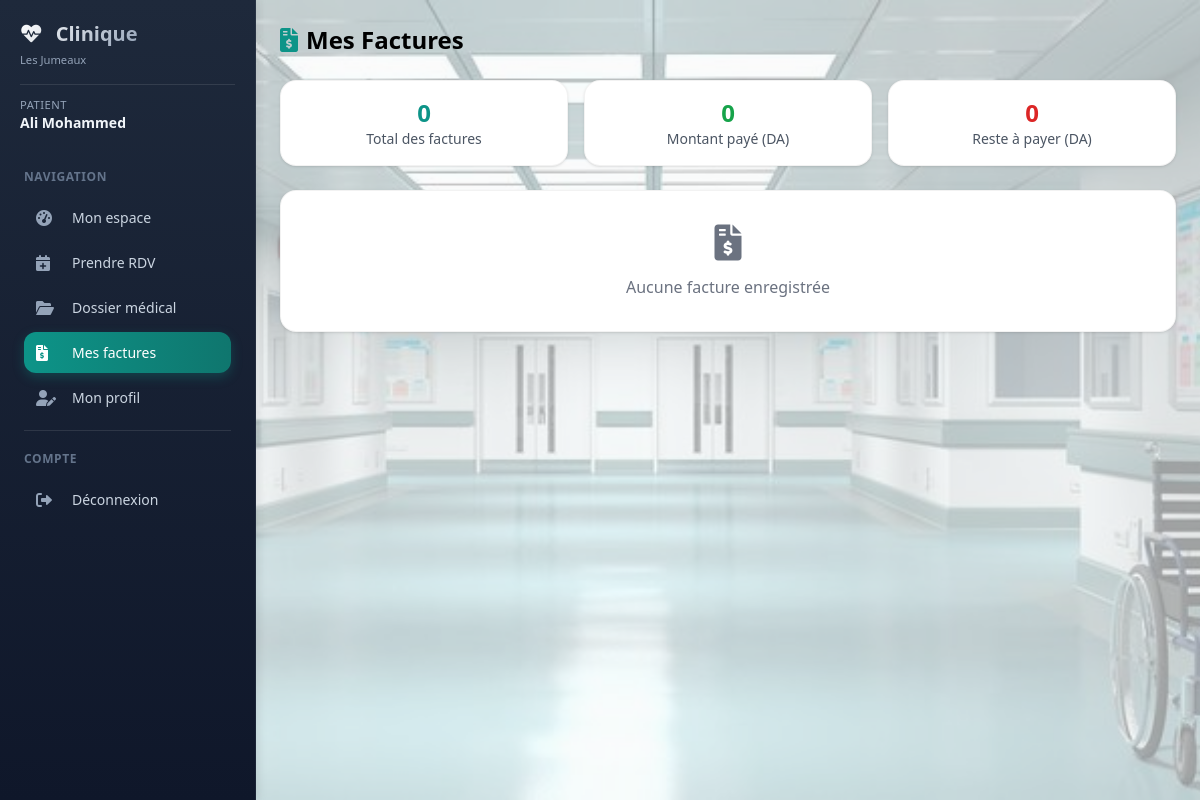
Page /patient/factures (signed in) on the earlier database version.
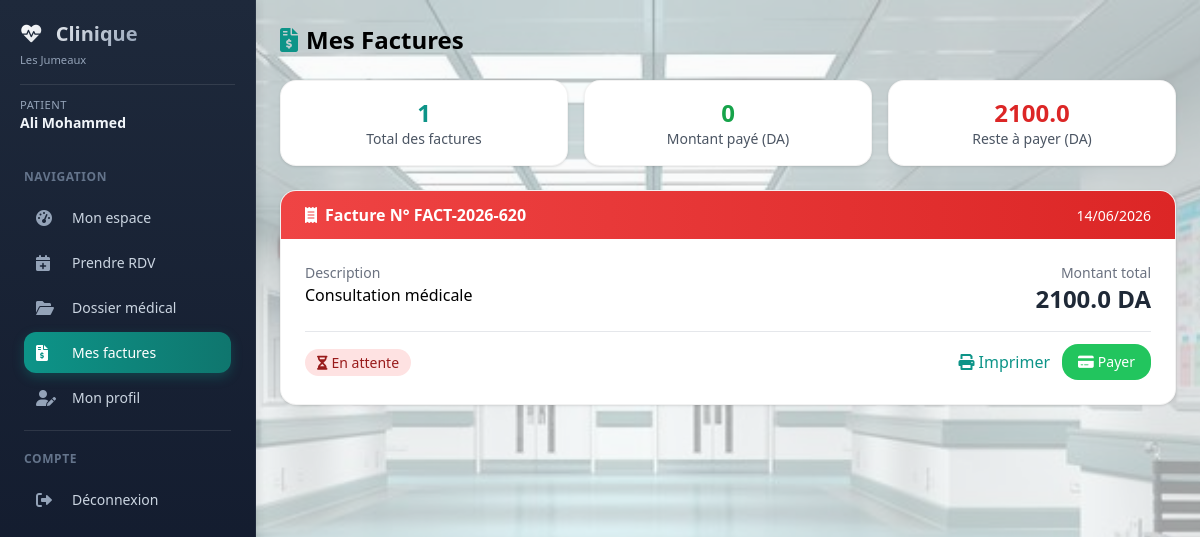
Same page on the later database version.
### models/database.py (models this page shows)
class Facture(db.Model):
    __tablename__ = 'factures'
    id = db.Column(db.Integer, primary_key=True)
    patient_id = db.Column(db.Integer, db.ForeignKey('patients.id'), nullable=False)
    numero = db.Column(db.String(50), unique=True, nullable=False)
    date = db.Column(db.DateTime, nullable=False)
    montant = db.Column(db.Float, nullable=False)
    description = db.Column(db.Text)
    statut = db.Column(db.String(20), default='en_attente')
    date_paiement = db.Column(db.DateTime)
    montant_paye = db.Column(db.Float, default=0)
    montant_restant = db.Column(db.Float, default=0)
    dernier_paiement = db.Column(db.Date)
    created_at = db.Column(db.DateTime, default=datetime.utcnow)
    patient = db.relationship('Patient', back_populates='factures', foreign_keys=[patient_id])

### models/patient.py (the view)
@patient_bp.route('/factures')
@patient_required
def factures():
    patient = get_current_patient()
    if not patient:
        return render_template('error.html', message="Profil patient non trouvé")
    factures = Facture.query.filter_by(patient_id=patient.id).order_by(Facture.date.desc()).all()
    total_factures = len(factures)
    total_paye = sum(f.montant_paye or 0 for f in factures)
    total_restant = sum(f.montant - (f.montant_paye or 0) for f in factures)
    return render_template('patient/factures.html',
                         factures=factures,
                         total_factures=total_factures,
                         total_paye=total_paye,
                         total_restant=total_restant)

### models/patient.py (called while the page is built)
def patient_required(f):
    @wraps(f)
    def decorated_function(*args, **kwargs):
        if 'user_id' not in session:
            return redirect(url_for('auth.login'))
        if session.get('role') != 'patient':
            return render_template('error.html', message="Accès non autorisé"), 403
        return f(*args, **kwargs)
    return decorated_function

def get_current_patient():
    user = Utilisateur.query.get(session['user_id'])
    return Patient.query.filter_by(user_id=user.id).first() if user else None

### templates/patient/factures.html (shortened to what the changed rows need)
{% extends "base_dashboard.html" %}
{% block content %}
<div>
    <h1 class="text-2xl font-bold mb-6"><i class="fas fa-file-invoice-dollar text-primary mr-2"></i>Mes Factures</h1>
    <div class="grid grid-cols-1 md:grid-cols-3 gap-4 mb-6">
        <div class="bg-white rounded-lg shadow p-4 text-center">
            <div class="text-2xl font-bold text-primary">{{ total_factures|default(0) }}</div>
            <div class="text-gray-600 text-sm">Total des factures</div>
        </div>
        <div class="bg-white rounded-lg shadow p-4 text-center">
            <div class="text-2xl font-bold text-red-600">{{ total_restant|default(0) }}</div>
            <div class="text-gray-600 text-sm">Reste à payer (DA)</div>
        </div>
    </div>
    <div class="space-y-4">
        {% for facture in factures %}
        <div class="bg-white rounded-lg shadow overflow-hidden">
            <div class="bg-gradient-to-r {% if facture.statut == 'paye' %}from-green-500 to-green-600{% elif facture.statut == 'partiel' %}from-orange-500 to-orange-600{% else %}from-red-500 to-red-600{% endif %} px-6 py-3 text-white">
                <div class="flex justify-between items-center">
                    <div>
                        <span class="font-bold"><i class="fas fa-receipt mr-2"></i>Facture N° {{ facture.numero }}</span>
                    </div>
                    <div>
                        <span class="text-sm">{{ facture.date.strftime('%d/%m/%Y') if facture.date else '-' }}</span>
                    </div>
                </div>
            </div>
            <div class="p-6">
                <div class="grid grid-cols-1 md:grid-cols-2 gap-4 mb-4">
                    <div>
                        <p class="text-gray-500 text-sm">Description</p>
                        <p class="font-medium">{{ facture.description or 'Consultation médicale' }}</p>
                    </div>
                    <div class="text-right">
                        <p class="text-gray-500 text-sm">Montant total</p>
                        <p class="text-2xl font-bold text-gray-800">{{ facture.montant }} DA</p>
                    </div>
                </div>
                <div class="flex justify-between items-center pt-3 border-t">
                    <div>
                        <span class="px-3 py-1 rounded-full text-sm
                            {% if facture.statut == 'paye' %}bg-green-100 text-green-800
                            {% elif facture.statut == 'partiel' %}bg-orange-100 text-orange-800
                            {% else %}bg-red-100 text-red-800{% endif %}">
                            {% if facture.statut == 'paye' %}<i class="fas fa-check-circle mr-1"></i>Payée
                            {% elif facture.statut == 'partiel' %}<i class="fas fa-clock mr-1"></i>Paiement partiel
                            {% else %}<i class="fas fa-hourglass-half mr-1"></i>En attente{% endif %}
                        </span>
                    </div>
                    <div class="flex gap-3">
                        <button onclick="imprimerFacture({{ facture.id }})" class="text-primary hover:text-primary-dark">
                            <i class="fas fa-print mr-1"></i>Imprimer
                        </button>
                        {% if facture.statut != 'paye' %}
                        <button onclick="payerFacture({{ facture.id }}, {{ facture.montant }}, {{ facture.montant_paye|default(0) }})"
                                class="bg-green-500 text-white px-4 py-2 rounded-lg hover:bg-green-600 text-sm">
                            <i class="fas fa-credit-card mr-1"></i>Payer
                        </button>
                        {% endif %}
                    </div>
                </div>
            </div>
        </div>
        {% else %}
        <div class="bg-white rounded-lg shadow p-8 text-center text-gray-500">
            <i class="fas fa-file-invoice-dollar text-4xl mb-3"></i>
            <p>Aucune facture enregistrée</p>
        </div>
        {% endfor %}
    </div>
</div>
{% endblock %}

### templates/base_dashboard.html (shortened to what this page needs)
<!DOCTYPE html>
<html lang="fr">
<head>
    <script src="https://cdn.tailwindcss.com"></script>
    <link href="https://cdnjs.cloudflare.com/ajax/libs/font-awesome/6.0.0/css/all.min.css" rel="stylesheet">
    <link rel="stylesheet" href="{{ url_for('static', filename='style.css') }}">
</head>
<body class="bg-gray-50 font-sans antialiased">
<div class="fixed inset-0 -z-10 bg-gray-50/60"></div>
<div class="flex min-h-screen">
    <aside class="sidebar fixed md:relative z-40 w-64 flex-shrink-0 h-full md:h-auto overflow-y-auto">
        <div class="p-5">
            <div class="flex items-center justify-between sidebar-header">
                <div>
                    <h2 class="text-xl font-bold">
                        <i class="fas fa-heartbeat text-primary mr-2"></i>
                        Clinique
                    </h2>
                    <p class="text-xs mt-1">Les Jumeaux</p>
                </div>
            </div>
            <div class="sidebar-user mt-4 pt-3">
                <p class="text-sm">
                    <span class="block text-xs role">{{ session.role|capitalize }}</span>
                    <span class="font-semibold name">{{ session.nom }} {{ session.prenom }}</span>
                </p>
            </div>
        </div>
        <nav class="px-3 pb-4">
            <div class="sidebar-section text-xs uppercase tracking-wider px-3 py-2 mt-2">Navigation</div>
            {% if session.role == 'admin' %}
            <a href="{{ url_for('admin.dashboard') }}" class="sidebar-link {% if request.endpoint == 'admin.dashboard' %}active{% endif %}">
                <i class="fas fa-tachometer-alt w-5"></i><span>Dashboard</span>
            </a>
            <a href="{{ url_for('admin.gestion_utilisateurs') }}" class="sidebar-link {% if request.endpoint == 'admin.gestion_utilisateurs' %}active{% endif %}">
                <i class="fas fa-users-cog w-5"></i><span>Gestion utilisateurs</span>
            </a>
            <a href="{{ url_for('admin.statistiques') }}" class="sidebar-link flex items-center px-3 py-2 rounded-lg mb-1 transition">
                <i class="fas fa-chart-line w-5"></i><span class="ml-3">Statistiques</span>
            </a>
            {% elif session.role == 'patient' %}
            <a href="{{ url_for('patient.dashboard') }}" class="sidebar-link {% if request.endpoint == 'patient.dashboard' %}active{% endif %}">
                <i class="fas fa-tachometer-alt w-5"></i><span>Mon espace</span>
            </a>
            <a href="{{ url_for('patient.rendezvous_page') }}" class="sidebar-link {% if request.endpoint == 'patient.rendezvous_page' %}active{% endif %}">
                <i class="fas fa-calendar-plus w-5"></i><span>Prendre RDV</span>
            </a>
            <a href="{{ url_for('patient.dossier') }}" class="sidebar-link {% if request.endpoint == 'patient.dossier' %}active{% endif %}">
                <i class="fas fa-folder-open w-5"></i><span>Dossier médical</span>
            </a>
            <a href="{{ url_for('patient.factures') }}" class="sidebar-link {% if request.endpoint == 'patient.factures' %}active{% endif %}">
                <i class="fas fa-file-invoice-dollar w-5"></i><span>Mes factures</span>
            </a>
            <a href="{{ url_for('patient.profil') }}" class="sidebar-link {% if request.endpoint == 'patient.profil' %}active{% endif %}">
                <i class="fas fa-user-edit w-5"></i><span>Mon profil</span>
            </a>
            {% endif %}
            <div class="sidebar-border"></div>
            <div class="sidebar-section text-xs uppercase tracking-wider px-3 py-2">Compte</div>
            <a href="{{ url_for('auth.logout') }}" class="sidebar-link logout">
                <i class="fas fa-sign-out-alt w-5"></i><span>Déconnexion</span>
            </a>
        </nav>
    </aside>
    <div class="flex-1 flex flex-col">
        <main class="flex-1 p-4 md:p-6">
            {% block content %}{% endblock %}
        </main>
    </div>
</div>
</body>
</html>

Differences in the rows shown:
added Facture: numero "FACT-2026-620", date "14/06/2026", description "Consultation médicale", montant "2100.0", statut "en_attente" (drawn)
Other differences:
{{ total_factures|default(0) }}: "0" → "1"
{{ total_restant|default(0) }}: "0" → "2100.0"
text no longer shown: "Aucune facture enregistrée"
